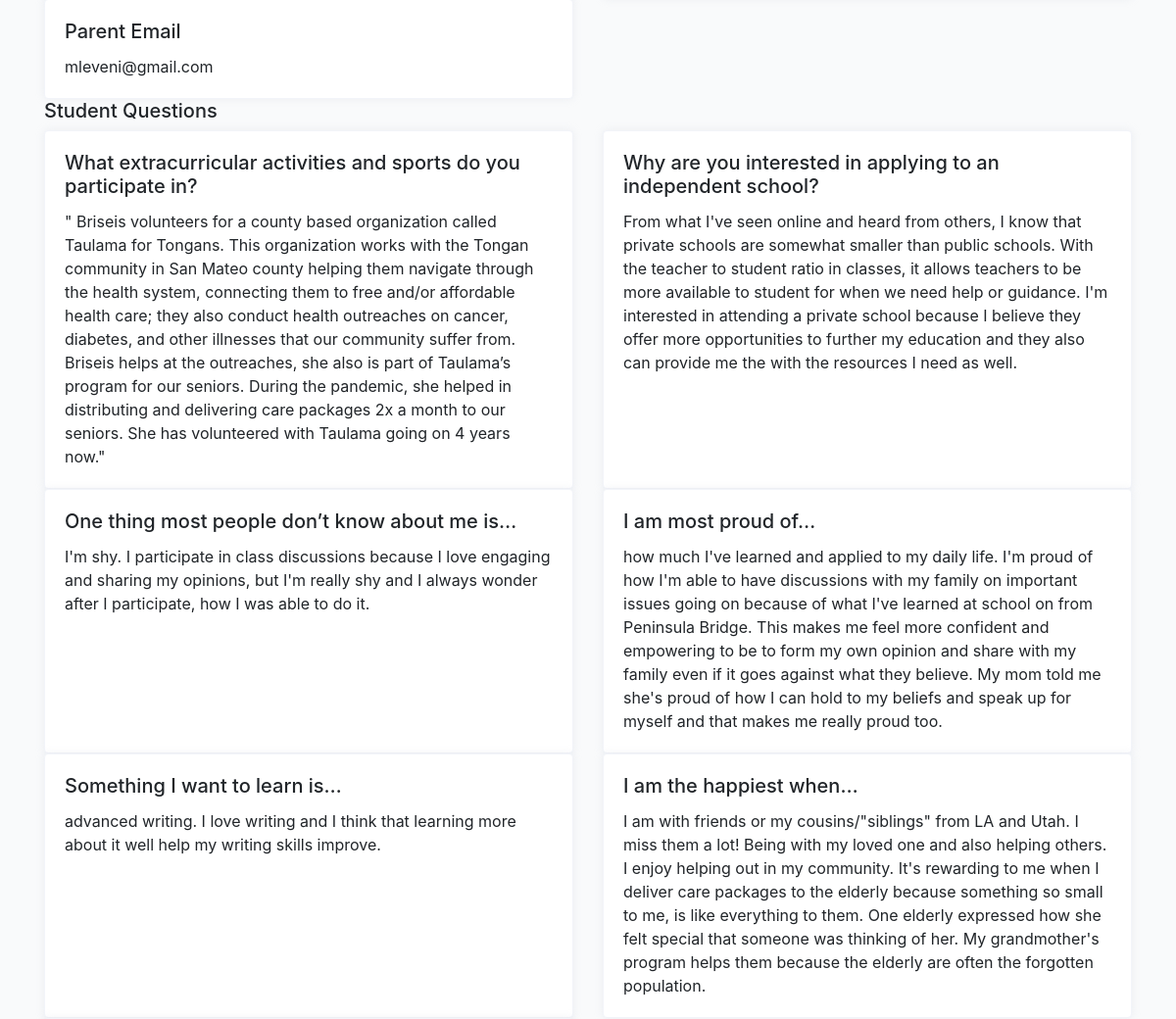
The page /choice/briseis-leveni/student-profile-detail (signed in, middle part) on the database as committed earlier.
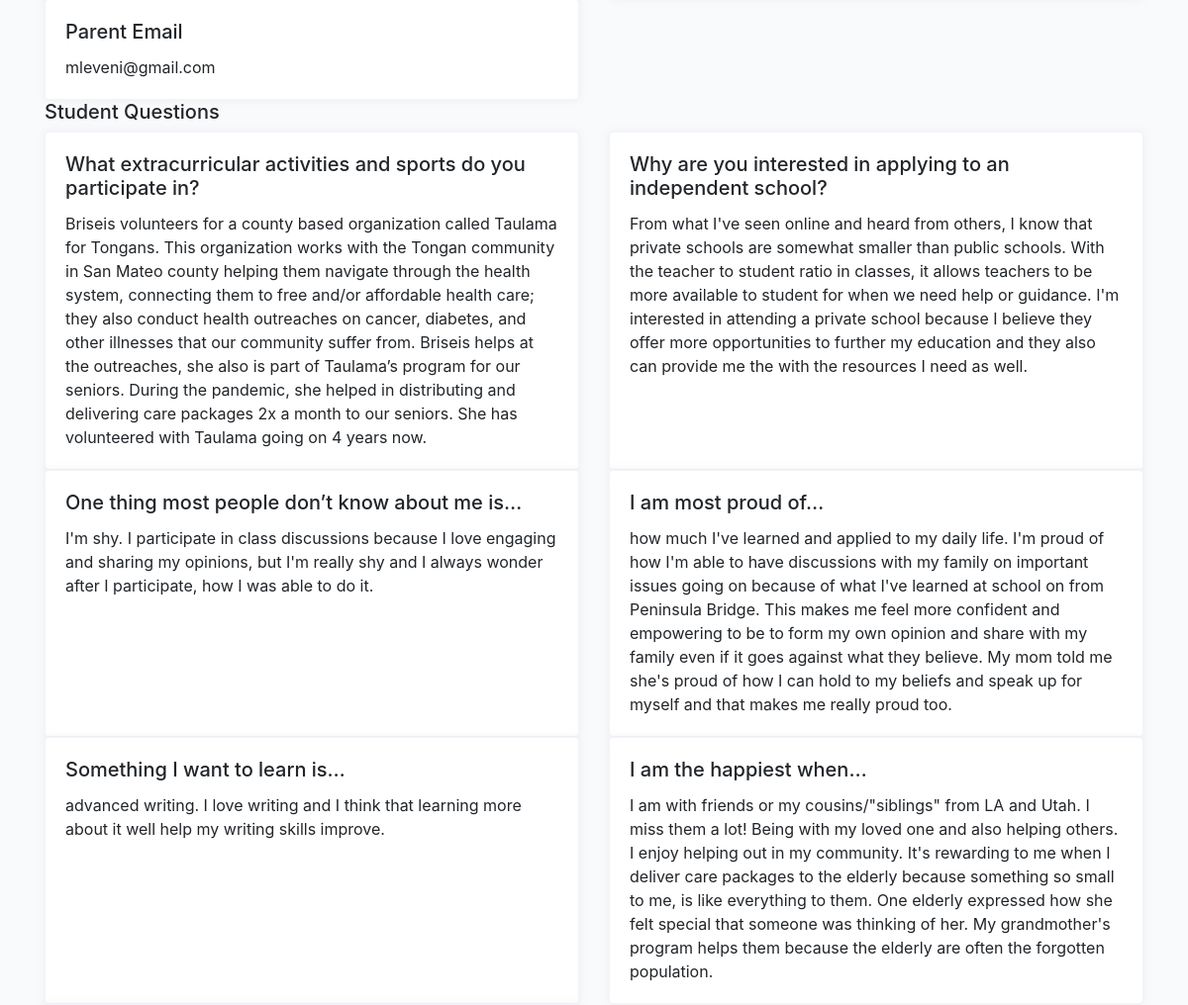
The same page on the database as committed later.
### cprofiles/models.py (models this page shows, shortened)
class Student(models.Model):
    avatar = models.ImageField(default='avatar.png', upload_to='avatars/')
    first_name = models.CharField(max_length=200, blank=True)
    last_name = models.CharField(max_length=200, blank=True)
    email = models.EmailField(max_length=200, blank=True)
    gender = models.CharField(max_length=200, choices=GENDER_CHOICES)
    grade = models.CharField(max_length=200, choices=GRADE_CHOICES)
    school = models.CharField(max_length=200, blank=True)
    language_preference = models.CharField(null=True, blank=True, max_length=200, choices=STUDENT_PREFER_LANGUAGE_CHOICES)
    parent1_first_name = models.CharField(max_length=200, blank=True)
    parent1_last_name = models.CharField(max_length=200, blank=True)
    parent1_phone = models.CharField(max_length=200, blank=True)
    parent1_email = models.EmailField(max_length=200, blank=True)
    academic_advisor = models.CharField(max_length=200, blank=True)
    academic_advisor_email = models.EmailField(max_length=200, blank=True)
    activity = models.TextField(null=True, blank=True, max_length=1000)
    ind_scl = models.TextField(null=True, blank=True, max_length=1000)
    dont_know = models.TextField(null=True, blank=True, max_length=1000)
    proud = models.TextField(null=True, blank=True, max_length=1000)
    learn = models.TextField(null=True, blank=True, max_length=1000)
    happy = models.TextField(null=True, blank=True, max_length=1000)
    hobby = models.TextField(null=True, blank=True, max_length=1000)
    int_ind_school = models.TextField(null=True, blank=True, max_length=1000)
    look_ind_school = models.TextField(null=True, blank=True, max_length=1000)
    strength = models.TextField(null=True, blank=True, max_length=1000)
    obstacle = models.TextField(null=True, blank=True, max_length=1000)
    child_strength = models.ManyToManyField(Childstrength, blank=True, related_name='child_strength')
    social_strength = models.ManyToManyField(Socialstrength, blank=True, related_name='social_strength')
    interview_language = models.CharField(null=True, blank=True, max_length=200, choices=LANGUAGE_CHOICES)
    question = models.TextField(null=True, blank=True, max_length=1000)
    updated = models.DateTimeField(auto_now=True)
    created = models.DateTimeField(auto_now_add=True)
    slug = models.SlugField(unique=True, blank=True)
    flag = models.BooleanField(default=False)
    note = models.TextField(null=True, blank=True, max_length=1000)
    question1 = models.CharField(null=True, blank=True, max_length=200, choices=QUESTION_CHOICES)
    answer1 = models.TextField(null=True, blank=True, max_length=1000)
    question2 = models.CharField(null=True, blank=True, max_length=200, choices=QUESTION_CHOICES)
    answer2 = models.TextField(null=True, blank=True, max_length=1000)
    def get_child_strengths(self):
        return self.child_strength.all()
    def get_social_strengths(self):
        return self.social_strength.all()
    def get_student_connections(self):
        return self.student.filter()
    __initial_first_name = None
    __initial_last_name = None
    def __init__(self, *args, **kwargs):
        super().__init__(*args, **kwargs)
        self.__initial_first_name = self.first_name
        self.__initial_last_name = self.last_name

### cprofiles/views.py (the view)
# urls.py: path('<slug>/student-profile-detail', StudentDetailView.as_view(), name='student-profiles-detail'),
@method_decorator(login_required, name='dispatch')
@method_decorator(allowed_users(allowed_roles=['choice', 'admin']), name='dispatch')
class StudentDetailView(DetailView):
    model = Student
    template_name = 'choice/student-detail.html'
    def get_object(self):
        slug = self.kwargs.get('slug')
        mentor = Student.objects.get(slug=slug)
        return mentor
    def get_context_data(self, **kwargs):
        context = super().get_context_data(**kwargs)
        slug = self.kwargs.get('slug')
        student = Student.objects.get(slug=slug)
        sessions = Session.objects.filter(submit_status=True).filter(connection__student=student)
        sessions_ = []
        for item in sessions:
            sessions_.append(item)
        context["sessions"] = sessions_
        return context

### cprofiles/models.py (called while the page is built)
    def __str__(self):
        return self.name

    def __str__(self):
        return self.name

### templates/choice/student-detail.html (shortened to what this page needs)
{% extends 'cbase.html' %}
{% load static %}
{% block stylesheet %}{% static '/css/profile.css' %}{% endblock %}
{% block content %}
<div class="row">
    <div class="col-sm-6">
        <div class="card h-100">
            <div class="card-body">
                <h5 class="card-title">Parent Email</h5>
                <p class="card-text">{{student.parent1_email}}</p>
            </div>
        </div>
    </div>
    <div class="col-sm-6">
    </div>
</div>
<h5>Student Questions</h5>
<div class="row">
    <div class="col-sm-6">
        <div class="card h-100">
            <div class="card-body">
                <h5 class="card-title">What extracurricular activities and sports do you participate in?</h5>
                <p class="card-text">{{student.activity}}</p>
            </div>
        </div>
    </div>
    <div class="col-sm-6">
        <div class="card h-100">
            <div class="card-body">
                <h5 class="card-title">Why are you interested in applying to an independent school?</h5>
                <p class="card-text">{{student.ind_scl}}</p>
            </div>
        </div>
    </div>
</div>
<div class="row">
    <div class="col-sm-6">
        <div class="card h-100">
            <div class="card-body">
                <h5 class="card-title">One thing most people don’t know about me is…</h5>
                <p class="card-text">{{student.dont_know}}</p>
            </div>
        </div>
    </div>
    <div class="col-sm-6">
        <div class="card h-100">
            <div class="card-body">
                <h5 class="card-title">I am most proud of…</h5>
                <p class="card-text">{{student.proud}}</p>
            </div>
        </div>
    </div>
</div>
<div class="row">
    <div class="col-sm-6">
        <div class="card h-100">
            <div class="card-body">
                <h5 class="card-title">Something I want to learn is…</h5>
                <p class="card-text">{{student.learn}}</p>
            </div>
        </div>
    </div>
    <div class="col-sm-6">
        <div class="card h-100">
            <div class="card-body">
                <h5 class="card-title">I am the happiest when…</h5>
                <p class="card-text">{{student.happy}}</p>
            </div>
        </div>
    </div>
</div>
{% endblock content %}

Rows that differ between the two databases and show on the page:
changed Student "mleveni@gmail.com": activity "\" Briseis volunteers for a county based organization called Taulama for Tongans. This organization works with the Tongan community in San Mateo county helping them navigate through the health system, connecting them to free and/or affordable health care; they also conduct health outreaches on cancer, diabetes, and other illnesses that our community suffer from. Briseis helps at the outreaches, she also is part of Taulama’s program for our seniors. During the pandemic, she helped in distributing and delivering care packages 2x a month to our seniors. She has volunteered with Taulama going on 4 years now.\"" → "Briseis volunteers for a county based organization called Taulama for Tongans. This organization works with the Tongan community in San Mateo county helping them navigate through the health system, connecting them to free and/or affordable health care; they also conduct health outreaches on cancer, diabetes, and other illnesses that our community suffer from. Briseis helps at the outreaches, she also is part of Taulama’s program for our seniors. During the pandemic, she helped in distributing and delivering care packages 2x a month to our seniors. She has volunteered with Taulama going on 4 years now."
